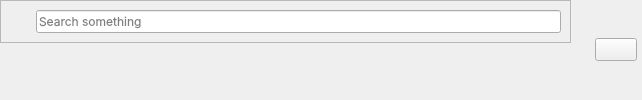
          <widget class="QWidget" name="headerframe" native="true">
           <property name="sizePolicy">
            <sizepolicy hsizetype="Preferred" vsizetype="Fixed">
             <horstretch>0</horstretch>
             <verstretch>0</verstretch>
            </sizepolicy>
           </property>
           <property name="minimumSize">
            <size>
             <width>642</width>
             <height>40</height>
            </size>
           </property>
           <property name="font">
            <font>
             <family>Inter</family>
            </font>
           </property>
           <layout class="QHBoxLayout" name="horizontalLayout_2">
            <property name="spacing">
             <number>0</number>
            </property>
            <property name="leftMargin">
             <number>0</number>
            </property>
            <property name="topMargin">
             <number>0</number>
            </property>
            <property name="rightMargin">
             <number>0</number>
            </property>
            <property name="bottomMargin">
             <number>0</number>
            </property>
            <item alignment="Qt::AlignLeft|Qt::AlignTop">
             <widget class="QWidget" name="widget" native="true">
              <property name="minimumSize">
               <size>
                <width>20</width>
                <height>40</height>
               </size>
              </property>
              <property name="font">
               <font>
                <family>Inter</family>
               </font>
              </property>
              <layout class="QHBoxLayout" name="horizontalLayout_3">
               <property name="spacing">
                <number>0</number>
               </property>
               <property name="leftMargin">
                <number>0</number>
               </property>
               <property name="topMargin">
                <number>0</number>
               </property>
               <property name="rightMargin">
                <number>0</number>
               </property>
               <property name="bottomMargin">
                <number>0</number>
               </property>
               <item alignment="Qt::AlignTop">
                <widget class="QFrame" name="searchframe">
                 <property name="sizePolicy">
                  <sizepolicy hsizetype="Preferred" vsizetype="Fixed">
                   <horstretch>0</horstretch>
                   <verstretch>0</verstretch>
                  </sizepolicy>
                 </property>
                 <property name="minimumSize">
                  <size>
                   <width>571</width>
                   <height>40</height>
                  </size>
                 </property>
                 <property name="font">
                  <font>
                   <family>Inter</family>
                  </font>
                 </property>
                 <property name="frameShape">
                  <enum>QFrame::StyledPanel</enum>
                 </property>
                 <property name="frameShadow">
                  <enum>QFrame::Raised</enum>
                 </property>
                 <layout class="QHBoxLayout" name="horizontalLayout_4">
                  <property name="spacing">
                   <number>10</number>
                  </property>
                  <property name="leftMargin">
                   <number>9</number>
                  </property>
                  <property name="topMargin">
                   <number>9</number>
                  </property>
                  <property name="rightMargin">
                   <number>9</number>
                  </property>
                  <property name="bottomMargin">
                   <number>9</number>
                  </property>
                  <item>
                   <widget class="QLabel" name="label">
                    <property name="minimumSize">
                     <size>
                      <width>16</width>
                      <height>16</height>
                     </size>
                    </property>
                    <property name="maximumSize">
                     <size>
                      <width>20</width>
                      <height>20</height>
                     </size>
                    </property>
                    <property name="font">
                     <font>
                      <family>Inter</family>
                     </font>
                    </property>
                    <property name="text">
                     <string/>
                    </property>
                    <property name="pixmap">
                     <pixmap>resources.qrc/search.svg</pixmap>
                    </property>
                    <property name="scaledContents">
                     <bool>true</bool>
                    </property>
                   </widget>
                  </item>
                  <item>
                   <widget class="QLineEdit" name="lineEdit">
                    <property name="font">
                     <font>
                      <family>Inter</family>
                     </font>
                    </property>
                    <property name="placeholderText">
                     <string>Search something</string>
                    </property>
                   </widget>
                  </item>
                 </layout>
                </widget>
               </item>
              </layout>
             </widget>
            </item>
            <item alignment="Qt::AlignRight">
             <widget class="QWidget" name="widget_2" native="true">
              <property name="sizePolicy">
               <sizepolicy hsizetype="Preferred" vsizetype="Fixed">
                <horstretch>0</horstretch>
                <verstretch>0</verstretch>
               </sizepolicy>
              </property>
              <property name="minimumSize">
               <size>
                <width>20</width>
                <height>40</height>
               </size>
              </property>
              <property name="font">
               <font>
                <family>Inter</family>
               </font>
              </property>
              <layout class="QHBoxLayout" name="horizontalLayout_5">
               <property name="spacing">
                <number>0</number>
               </property>
               <property name="leftMargin">
                <number>5</number>
               </property>
               <property name="topMargin">
                <number>0</number>
               </property>
               <property name="rightMargin">
                <number>5</number>
               </property>
               <property name="bottomMargin">
                <number>0</number>
               </property>
               <item alignment="Qt::AlignHCenter|Qt::AlignVCenter">
                <widget class="QPushButton" name="accountbtn">
                 <property name="minimumSize">
                  <size>
                   <width>20</width>
                   <height>20</height>
                  </size>
                 </property>
                 <property name="maximumSize">
                  <size>
                   <width>60</width>
                   <height>60</height>
                  </size>
                 </property>
                 <property name="font">
                  <font>
                   <family>Inter</family>
                  </font>
                 </property>
                 <property name="text">
                  <string/>
                 </property>
                 <property name="icon">
                  <iconset>
                   <normaloff>resources.qrc/user.svg</normaloff>resources.qrc/user.svg</iconset>
                 </property>
                 <property name="iconSize">
                  <size>
                   <width>30</width>
                   <height>30</height>
                  </size>
                 </property>
                </widget>
               </item>
              </layout>
             </widget>
            </item>
           </layout>
          </widget>
